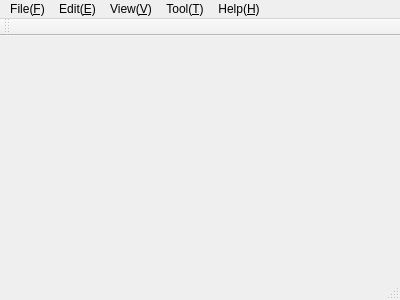
<?xml version="1.0" encoding="UTF-8"?>
<ui version="4.0">
 <class>VCMainWindow</class>
 <widget class="QMainWindow" name="VCMainWindow">
  <property name="geometry">
   <rect>
    <x>0</x>
    <y>0</y>
    <width>400</width>
    <height>300</height>
   </rect>
  </property>
  <property name="windowTitle">
   <string>MainWindow</string>
  </property>
  <widget class="QWidget" name="centralWidget"/>
  <widget class="QMenuBar" name="menuBar">
   <property name="geometry">
    <rect>
     <x>0</x>
     <y>0</y>
     <width>400</width>
     <height>28</height>
    </rect>
   </property>
   <widget class="QMenu" name="menuFile_F">
    <property name="title">
     <string>File(&amp;F)</string>
    </property>
    <addaction name="separator"/>
    <addaction name="actionClose"/>
   </widget>
   <widget class="QMenu" name="menuEdit_E">
    <property name="title">
     <string>Edit(&amp;E)</string>
    </property>
   </widget>
   <widget class="QMenu" name="menuView_V">
    <property name="title">
     <string>View(&amp;V)</string>
    </property>
   </widget>
   <widget class="QMenu" name="menuHelp_H">
    <property name="title">
     <string>Help(&amp;H)</string>
    </property>
   </widget>
   <widget class="QMenu" name="menuTool_T">
    <property name="title">
     <string>Tool(&amp;T)</string>
    </property>
   </widget>
   <addaction name="menuFile_F"/>
   <addaction name="menuEdit_E"/>
   <addaction name="menuView_V"/>
   <addaction name="menuTool_T"/>
   <addaction name="menuHelp_H"/>
  </widget>
  <widget class="QToolBar" name="mainToolBar">
   <attribute name="toolBarArea">
    <enum>TopToolBarArea</enum>
   </attribute>
   <attribute name="toolBarBreak">
    <bool>false</bool>
   </attribute>
  </widget>
  <widget class="QStatusBar" name="statusBar"/>
  <action name="actionClose">
   <property name="text">
    <string>Close</string>
   </property>
   <property name="shortcut">
    <string>Ctrl+W</string>
   </property>
  </action>
 </widget>
 <layoutdefault spacing="6" margin="11"/>
 <resources/>
 <connections/>
</ui>
